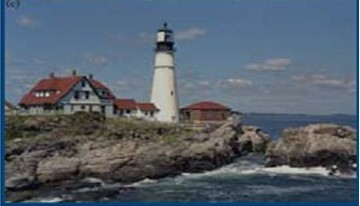
%> input picture Lab2_6-5-c.jpg, 360 x 206 px
$ octave HW2_6_1.m   (GNU Octave 9; MATLAB toolbox functions it lacks are replaced by stand-ins)
%> lines starting %> are read from the running program, lines starting %| are printed output that depends on the picture
### sRGB2XYZ.m
function img_XYZ = sRGB2XYZ(img)
    [rows, columns, channels] = size(img);
    img_linear = zeros(size(img));
    for i = 1:rows
        for j = 1:columns
            for k = 1:channels
                if img(i,j,k) <= 0.04045
                    img_linear(i,j,k) = img(i,j,k)/12.92;
                else
                    img_linear(i,j,k) = ((img(i,j,k) + 0.055)/(1+0.055))^2.4;
                end
            end
        end
    end
    % Colorimetric data of Image:
    transformation_XYZ = [0.4124, 0.3576, 0.1805; 0.2126, 0.7152, 0.0722; 0.0193, 0.1192, 0.9505];
    img_linear = reshape(img_linear, [rows*columns, channels]);
    img_XYZ = transformation_XYZ*img_linear';
end

### method1.m
function XYZ_source = method1(img_XYZ)
    transformation_LMS = [0.4002, 0.7076, -0.0808; -0.2263, 1.1653, 0.0457; 0, 0, 0.9182];
    img_LMS = transformation_LMS*img_XYZ;
    A = zeros(length(img_LMS),1);
    for i = 1:length(img_LMS)
        L = img_LMS(1,i);
        M = img_LMS(2,i);
        S = img_LMS(3,i);
        A(i) = 2*L+M+(1/20)*S;
    end
    maxA_index = A==max(A, [], 'all');
    XYZ_source = img_XYZ(:,maxA_index);
end

### method2.m
function XYZ_source = method2(img_XYZ_method2, file_name)
    if strcmp(file_name, 'Lab2_6-2.jpg')
        XYZ_source = img_XYZ_method2(15,340,:);
    elseif strcmp(file_name, 'Lab2_6-3.jpg')
        XYZ_source = img_XYZ_method2(70,50,:);
    elseif strcmp(file_name, 'Lab2_6-4.jpg')
        XYZ_source = img_XYZ_method2(340,70,:);
    elseif strcmp(file_name, 'Lab2_6-1-a.jpg')
        XYZ_source = img_XYZ_method2(88,388,:);
    elseif strcmp(file_name, 'Lab2_6-1-b.jpg')
        XYZ_source = img_XYZ_method2(93,263,:);
    elseif strcmp(file_name, 'Lab2_6-1-c.jpg')
        XYZ_source = img_XYZ_method2(96,210,:);
    elseif strcmp(file_name, 'Lab2_6-5-a.jpg')
        XYZ_source = img_XYZ_method2(85,160,:);
    elseif strcmp(file_name, 'Lab2_6-5-b.jpg')
        XYZ_source = img_XYZ_method2(80,160,:);
    elseif strcmp(file_name, 'Lab2_6-5-c.jpg')
        XYZ_source = img_XYZ_method2(80,160,:);
    end
    XYZ_source = reshape(XYZ_source,1,[]);
    XYZ_source = XYZ_source';
end

### method3.m
function XYZ_source = method3(RGB_img)
    R = mean(RGB_img(:,:,1), 'all');
    G = mean(RGB_img(:,:,2), 'all');
    B = mean(RGB_img(:,:,3), 'all');
    RGB_av = zeros(1,1,3);
    RGB_av(1,1,1) = R;
    RGB_av(1,1,2) = G;
    RGB_av(1,1,3) = B;
    XYZ = sRGB2XYZ(RGB_av);
    % chromaticity coordinates:
    x_av = XYZ(1)/(XYZ(1)+XYZ(2)+XYZ(3));
    y_av = XYZ(2)/(XYZ(1)+XYZ(2)+XYZ(3));
    Y_perf = 100;
    X = (x_av/y_av)*Y_perf;
    Y = Y_perf;
    Z = ((1-x_av-y_av)/y_av)*Y;
    XYZ_source = zeros(3,1);
    XYZ_source(1,1) = X;
    XYZ_source(2,1) = Y;
    XYZ_source(3,1) = Z;
end

### vonKries.m
function corrected_img = vonKries(img_XYZ, XYZ_source, XYZ_destination)
MatA = [0.4002400, 0.7076000, -0.0808100; -0.2263000, 1.1653200, 0.0457000; 0.0000000, 0.0000000, 0.9182200];
MatA_inv = [1.8599364, -1.1293816, 0.2198974; 0.3611914, 0.6388125, -0.0000064; 0.0000000, 0.0000000, 1.0890636];
LMS_destination = MatA*XYZ_destination';
LMS_source = MatA*XYZ_source;
Mat = MatA_inv*[LMS_destination(1)/LMS_source(1), 0, 0; 0, LMS_destination(2)/LMS_source(2), 0; 0, 0, LMS_destination(3)/LMS_source(3)]*MatA;
correctedImg_XYZ = Mat*img_XYZ;
corrected_img = correctedImg_XYZ./100;
end

### XYZ2sRGB.m
function corrected_RGB = XYZ2sRGB(correctedImg_XYZ)
    [channels, rowsCols] = size(correctedImg_XYZ);
    corrected_RGB_linear = [3.2410, -1.5374, -0.4986; -0.9692, 1.8760, 0.0416; 0.0556, -0.2040, 1.0570]*correctedImg_XYZ;
    corrected_RGB = zeros(channels, rowsCols);
    for i = 1:rowsCols
        for j = 1:channels
            if corrected_RGB_linear(j, i) <= 0.0031308
                corrected_RGB(j,i) = 12.92*corrected_RGB_linear(j, i);
            else
                corrected_RGB(j,i) = (1+0.055)*(corrected_RGB_linear(j, i)^(1/2.4)) - 0.055;
            end
        end
    end
    corrected_RGB = corrected_RGB';
end

### CAT02.m
function corrected_img = CAT02(img_XYZ, XYZ_source, XYZ_destination)
    [channels, rowsCols] = size(img_XYZ);
    MatA = [0.4002400, 0.7076000, -0.0808100; -0.2263000, 1.1653200, 0.0457000; 0.0000000, 0.0000000, 0.9182200];
    LMS_destination = MatA*XYZ_destination';
    LMS_source = MatA*XYZ_source;
    M_CAT02 = [0.7328, 0.4296, -0.1624; -0.7036, 1.6975, 0.0061; 0.0030, 0.0136, 0.9834];
    LMS = M_CAT02*img_XYZ;
    D = 1;
    LMS_c = zeros(channels, rowsCols);
    LMS_c(1,:) = (( (XYZ_source(2)*LMS_destination(1)) / (XYZ_destination(2)*LMS_source(1)) )*D + 1 - D)*LMS(1,:);
    LMS_c(2,:) = (( (XYZ_source(2)*LMS_destination(2)) / (XYZ_destination(2)*LMS_source(2)) )*D + 1 - D)*LMS(2,:);
    LMS_c(3,:) = (( (XYZ_source(2)*LMS_destination(3)) / (XYZ_destination(2)*LMS_source(3)) )*D + 1 - D)*LMS(3,:);
    M_inv = inv(M_CAT02);
    corrected_img = M_inv*LMS_c;
    corrected_img = corrected_img./100;
end

### HW2_6_1.m
clc; close all; clear;

%%
file_name = 'Lab2_6-5-c.jpg';
img = double(imread(file_name));
img = img./255.0;
[rows, columns, channels] = size(img);
%> rows = 206; columns = 360; channels = 3
img_XYZ = sRGB2XYZ(img);
%> after the loop in sRGB2XYZ, `for i = 1:rows`:
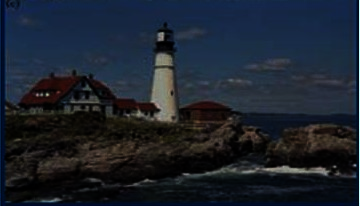
%> img_linear: size 206x360x3 double; mean R, G, B 0.111, 0.138, 0.179
img_XYZ = img_XYZ.*100;
XYZ_destination = [95.047, 100.0, 108.883];
%% Method 1:    (execute one method at a time)
XYZ_source = method1(img_XYZ);
%> the loop in method1, `for i = 1:length(img_LMS)` made 74160 passes
%> (L, M, S) on passes 1 to 3: (9.92, 12.07, 27.2), (10.59, 12.84, 28.46), (11.43, 13.83, 29.78)
%> in method1, `maxA_index = A==max(A, [], 'all');`: maxA_index = 74160 logical values, 1 true
%> in method1, `XYZ_source = img_XYZ(:,maxA_index);`: XYZ_source = [88.07; 96.4; 108.6]
%> XYZ_source = [88.07; 96.4; 108.6]
%% Method 2:
img_XYZ_method2 = reshape(img_XYZ', [rows, columns, channels]);
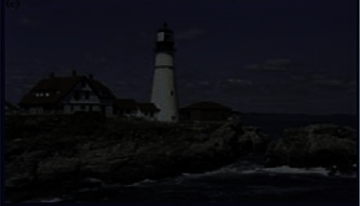
%> img_XYZ_method2: size 206x360x3 double; mean R, G, B 12.7, 13.5, 18.9
XYZ_source = method2(img_XYZ_method2, file_name);
%> in method2, `XYZ_source = img_XYZ_method2(80,160,:);`: XYZ_source = [48.43 51.98 51.2]
%> in method2, `XYZ_source = XYZ_source';`: XYZ_source = [48.43; 51.98; 51.2]
%> XYZ_source = [48.43; 51.98; 51.2]
%% Method 3:
XYZ_source = method3(img);
%> in method3, `R = mean(RGB_img(:,:,1), 'all');`: R = 0.336
%> in method3, `G = mean(RGB_img(:,:,2), 'all');`: G = 0.379
%> in method3, `B = mean(RGB_img(:,:,3), 'all');`: B = 0.426
%> in method3, `XYZ = sRGB2XYZ(RGB_av);`: XYZ = [0.108; 0.115; 0.161]
%> in method3, `x_av = XYZ(1)/(XYZ(1)+XYZ(2)+XYZ(3));`: x_av = 0.281
%> in method3, `y_av = XYZ(2)/(XYZ(1)+XYZ(2)+XYZ(3));`: y_av = 0.301
%> in method3, `X = (x_av/y_av)*Y_perf;`: X = 93.51
%> in method3, `Z = ((1-x_av-y_av)/y_av)*Y;`: Z = 139.2
%> XYZ_source = [93.51; 100; 139.2]
%% Chromatic adaptation: Von Kries  (execute both chormatic adaptation methods)
corrected_XYZ_VonKries = vonKries(img_XYZ, XYZ_source, XYZ_destination);
%> in vonKries, `LMS_source = MatA*XYZ_source;`: LMS_source = [96.94; 101.7; 127.8]
%> in vonKries, `Mat = MatA_inv*[LMS_destination(1)/LMS_source(1), 0, 0; 0, LMS_destina..`: Mat = [1.02 0.0639 -0.0478; 0.00702 0.995 -0.00142; 0 0 0.782]
corrected_RGB_VonKries = XYZ2sRGB(corrected_XYZ_VonKries);
corrected_RGB_VonKries = reshape(corrected_RGB_VonKries, [rows, columns, channels]);
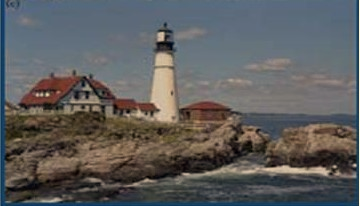
%> corrected_RGB_VonKries: size 206x360x3 double; mean R, G, B 0.375, 0.374, 0.374; drawn with min black and max white
corrected_RGB_VonKries = corrected_RGB_VonKries.*255.0;
corrected_RGB_VonKries = uint8(corrected_RGB_VonKries);
%> corrected_RGB_VonKries: size 206x360x3 uint8
%% Chromatic adaptation: CAT02
corrected_XYZ_CAT02 = CAT02(img_XYZ, XYZ_source, XYZ_destination);
%> (the run ends here)
